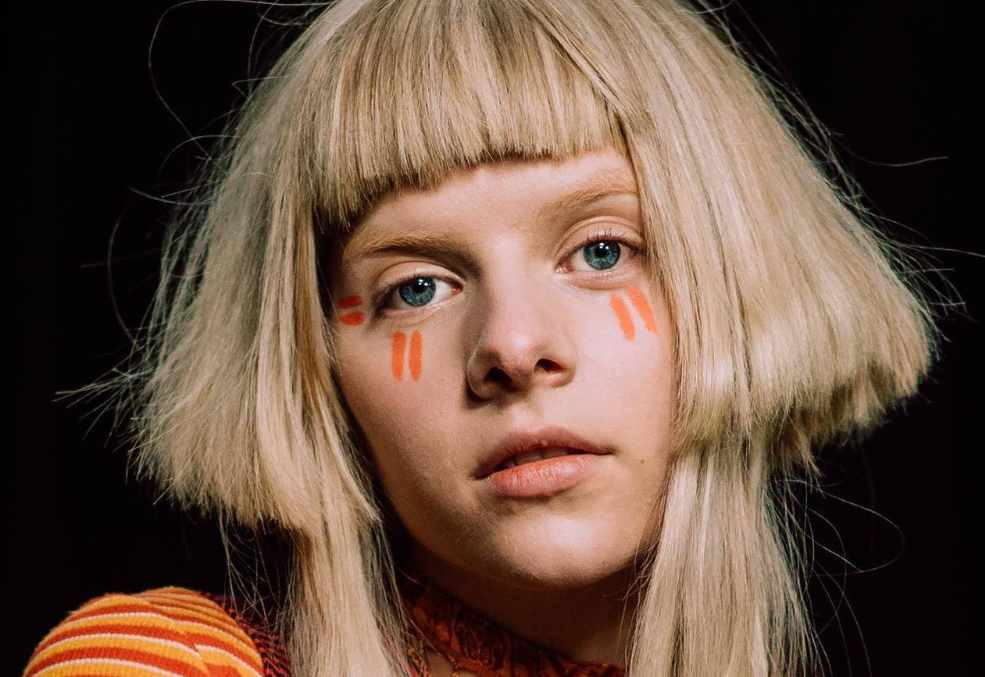
#> input picture numpy-stack/aurora.jpg, 985 x 677 px
$ jupyter execute scipy-tutorial.ipynb   (shell and % lines are left out)
#> lines starting #> are read from the running program, lines starting #| are printed output that depends on the picture
# PDF and CDF

[cell 1]
import numpy as np
import matplotlib.pyplot as plt

[cell 2]
from scipy.stats import norm

[cell 3]
x = np.linspace(-6, 6, 1000)

[cell 4]
fx = norm.pdf(x, loc=0, scale=1)

[cell 5]
plt.plot(x, fx);
#> figure, not shown here; curve peaks at x = -0.00601, y = 0.399

[cell 6]
FX = norm.cdf(x, loc=0, scale=1)

[cell 7]
plt.plot(x, FX);
#> figure, not shown here; curve peaks at x = 6, y = 1

[cell 8]
logfx = norm.logpdf(x, loc=0, scale=1)

[cell 9]
plt.plot(x, logfx);
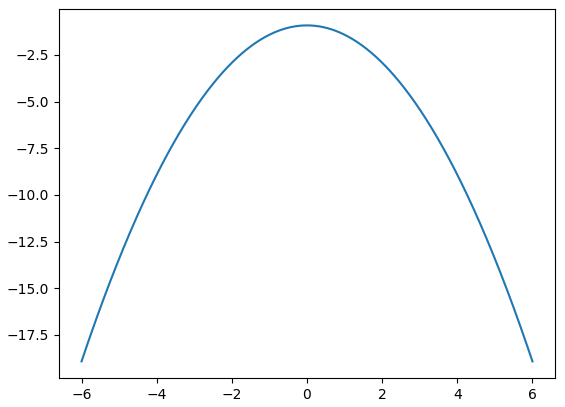
#> figure drawn by matplotlib, 1 panel; curve peaks at x = -0.00601, y = -0.919

# Convolution

[cell 10]
from PIL import Image

[cell 11]
im = Image.open('aurora.jpg')
#> im is the input picture: PIL image 985x677 RGB; mean R, G, B 104.6, 79.9, 65

[cell 12]
gray = np.mean(im, axis=2)
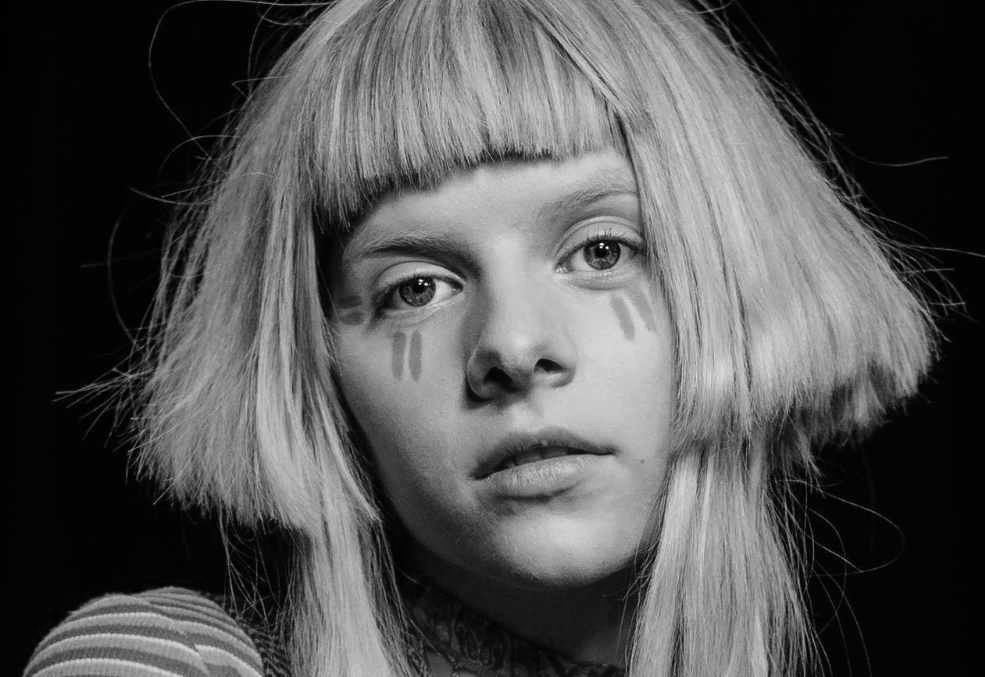
#> gray: shape (677, 985) float64; min 0, max 253.7, mean 83.2

[cell 13]
x = np.linspace(-6, 6, 50)

[cell 14]
fx = norm.pdf(x, loc=0, scale=1)

[cell 15]
filt = np.outer(fx, fx)

[cell 16]
plt.imshow(filt, cmap='gray')
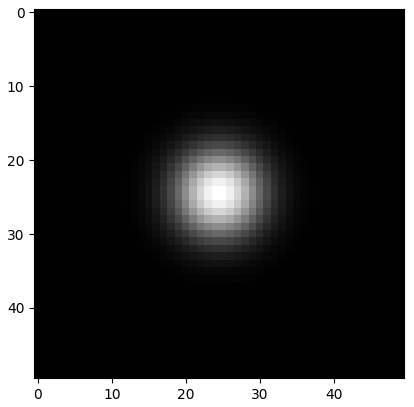
#> figure drawn by matplotlib, 1 panel

[cell 17]
from scipy.signal import convolve2d

[cell 18]
out = convolve2d(gray, filt)
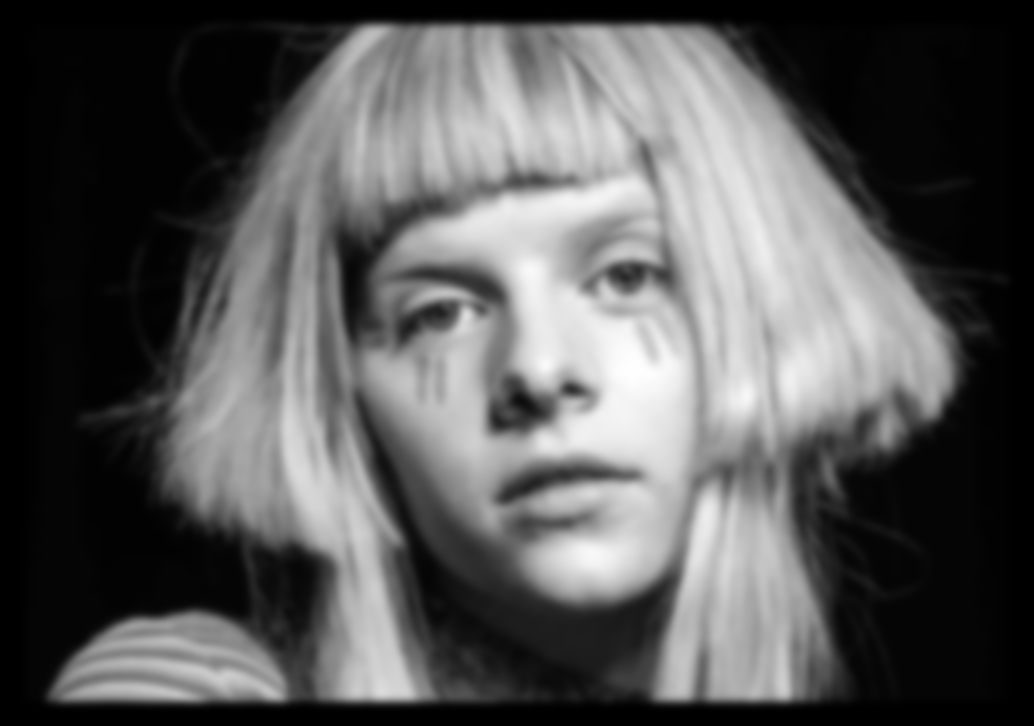
#> out: shape (726, 1034) float64; min 0, max 3536.8, mean 1232; drawn with min black and max white

[cell 19]
plt.subplot(1,2,1)
plt.imshow(gray, cmap='gray')
plt.subplot(1,2,2)
plt.imshow(out, cmap='gray');

[cell 20]
plt.imshow(im);

# Scipy Exercise

[cell 21]
lemonim = Image.open('lemon-leaf-281-kg-29-500x500.png')
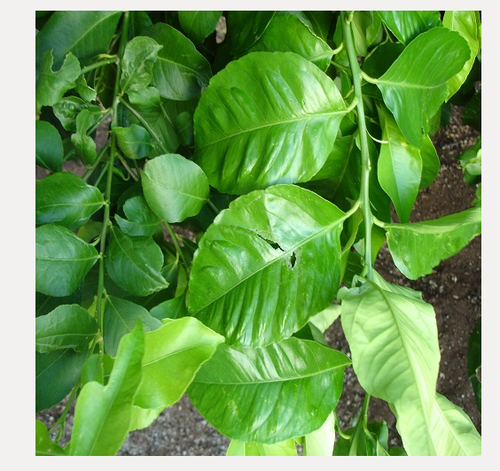
#> input picture numpy-stack/lemon-leaf-281-kg-29-500x500.png, 500 x 471 px
#> lemonim is the input picture: PIL image 500x471 RGBA; mean R, G, B, A 111.6, 158.3, 86.6, 255

[cell 22]
lemongray = np.mean(lemonim, axis=2)
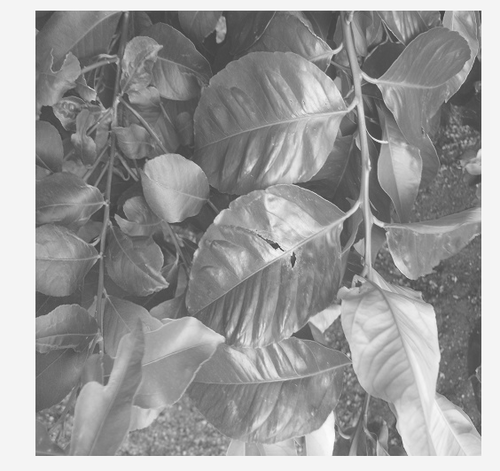
#> lemongray: shape (471, 500) float64; min 63.75, max 255, mean 152.9

[cell 23]
Hx = np.array([[-1,0,1], [-2,0,2], [-1,0,1]])
Hy = np.array([[-1,-2,-1],[0,0,0],[1,2,1]])

[cell 24]
Gx = convolve2d(lemongray, Hx)
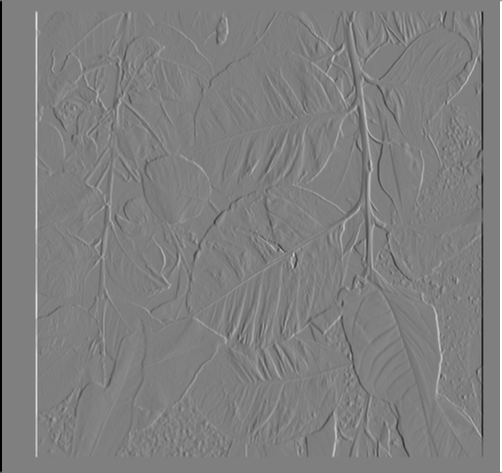
#> Gx: shape (473, 502) float64; min -978, max 978, mean 0; drawn with min black and max white
Gy = convolve2d(lemongray, Hy)
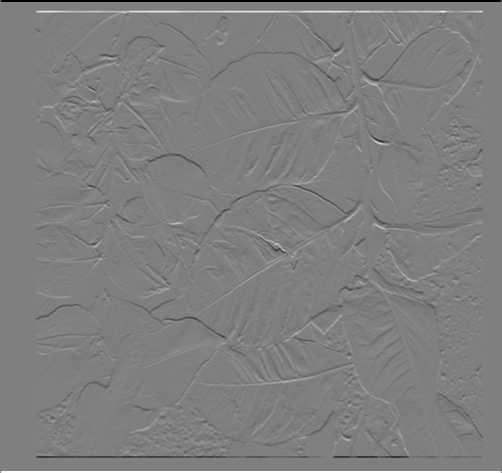
#> Gy: shape (473, 502) float64; min -978, max 978, mean 0; drawn with min black and max white

[cell 25]
type(Gx)
Gx.shape
#> Out = (473, 502)

[cell 26]
type(Gy)
Gy.shape
#> Out = (473, 502)

[cell 27]
productGx = Gx ** 2
productGy = Gy ** 2
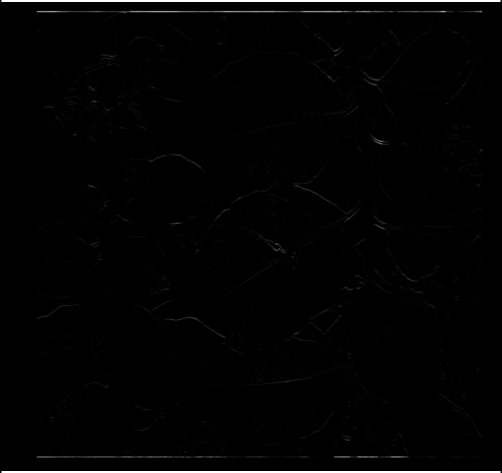
#> productGy: shape (473, 502) float64; min 0, max 956484, mean 11741.2; drawn with min black and max white

[cell 28]
G = np.sqrt(productGx + productGy)
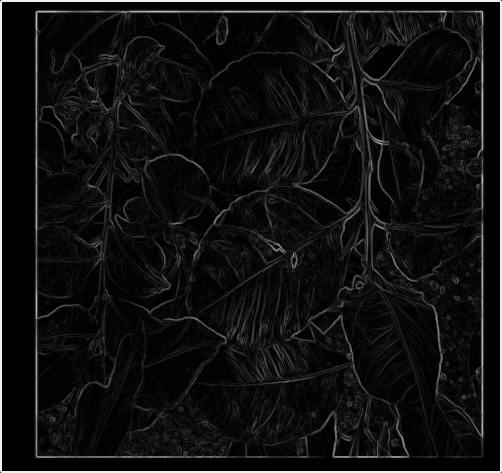
#> G: shape (473, 502) float64; min 0, max 1037.3, mean 69.5; drawn with min black and max white

[cell 29]
plt.subplot(1,2,1)
plt.imshow(lemongray, cmap='gray')
plt.subplot(1,2,2)
plt.imshow(G, cmap='gray');
